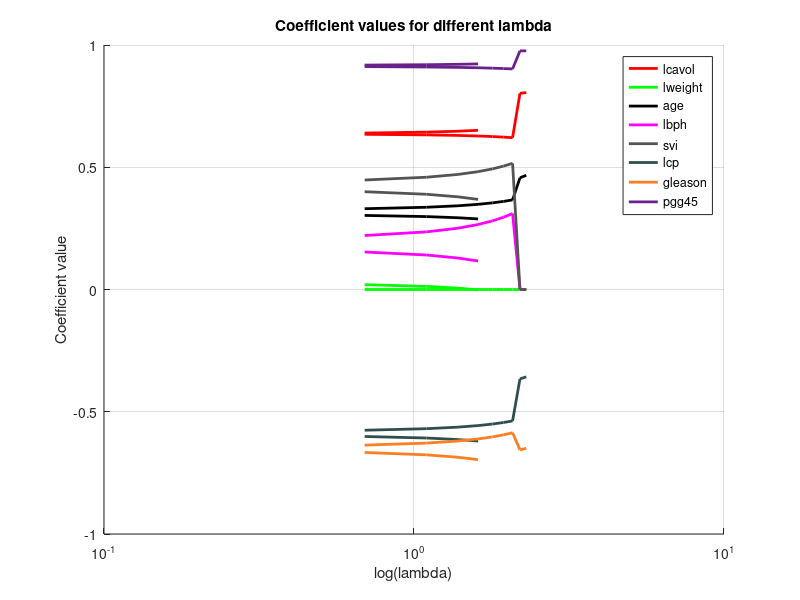
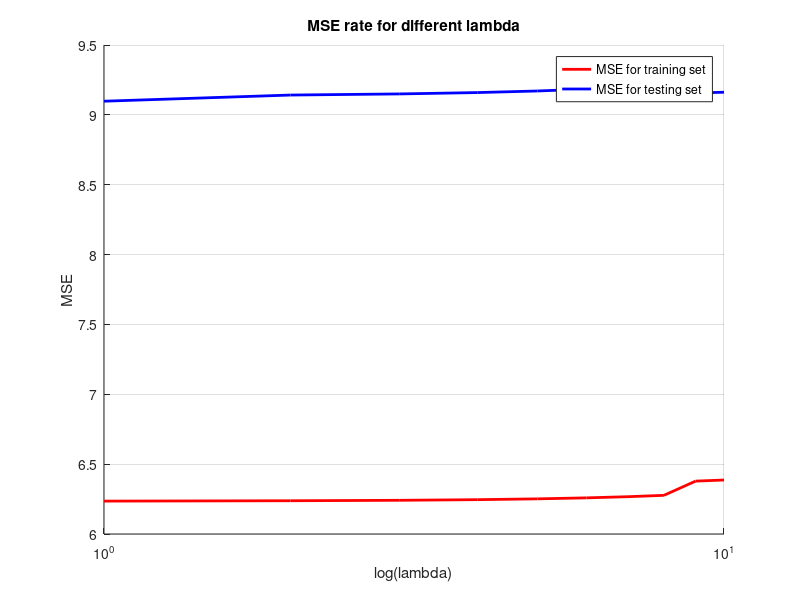
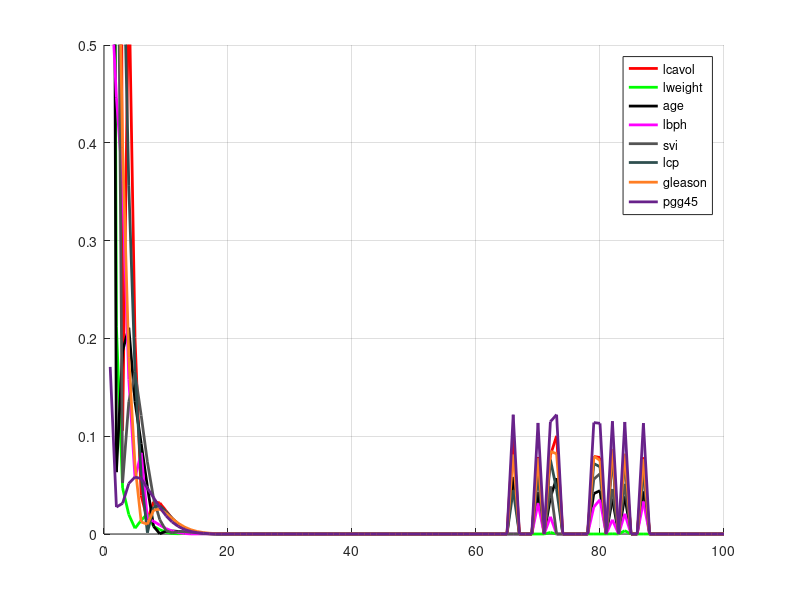
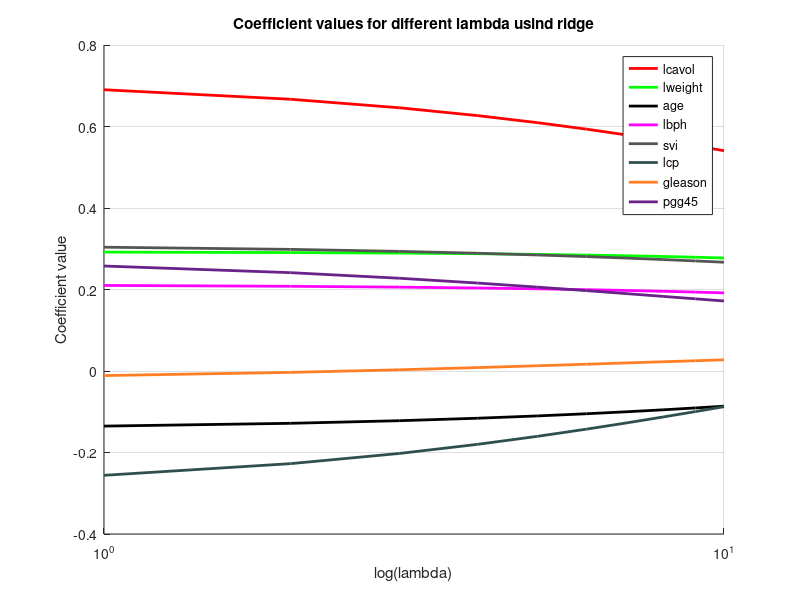

Reproduce these figures in MATLAB, in order.
%% Init
clear;
clc;
close all;

fprintf('Running matlab3 part 4...\n');
t1 = clock;

colors = {'r', 'g', 'k', 'm', [.328,.328,.328], [.183, .308, .308], [1,.496, .140], [.406,.132,.542]};
MAX_ITERATIONS = 100;


%% Load data
fprintf('Loading prostateStnd.mat...\t');
t2 = clock;
load('prostateStnd.mat');
fprintf('Done. (%.2fs)\n', etime(clock, t2));


%% part a

[N, P] = size(Xtrain);
all_B = zeros(length(-5:10), P);
avg_B = zeros(MAX_ITERATIONS+1, P);

for lambda = -5:10
    B = zeros(MAX_ITERATIONS+1, P);
    B(1,:) = ones(1,P);
    iterations = 1;
    converged = 0;

    while (iterations <= MAX_ITERATIONS) && (converged == 0)
        iterations = iterations + 1;
        B(iterations, :) = B(iterations-1,:);
        
        for i = 1:P
            x_i = Xtrain(:,i);
            y_i = (ytrain - Xtrain*B(iterations,:)') + (x_i .* B(iterations, i));
            val = x_i' * y_i;
            
            if val < -1*lambda
                B(iterations, i) = (val + lambda)/(x_i'*x_i); 
            elseif val > lambda
                B(iterations, i) = (val + lambda)/(x_i'*x_i);
            else
                B(iterations, i) = 0;
            end
        end
        b_old = B(iterations-1,:);
        b_new = B(iterations, :);
        if isequal(b_old, b_new) == 1
            converged = 1;
        end
    end
    if iterations > MAX_ITERATIONS
        iterations = MAX_ITERATIONS;
    end
    all_B(lambda+6,:) = B(iterations,:);
    avg_B = avg_B + B;
end

figure(1);
hold on
grid on
plots = zeros(8,1);
lambda = -5:10;
for i = 1:8
    plots(i) = semilogx(log(lambda), all_B(:,i), 'Color', colors{i}, 'LineWidth', 2);
end
title('Coefficient values for different lambda');
xlabel('log(lambda)');
ylabel('Coefficient value');
legend(plots, 'lcavol', 'lweight', 'age', 'lbph', 'svi', 'lcp', 'gleason', 'pgg45')
hold off

y_pred_train = zeros(length(ytrain), length(lambda));
y_pred_test = zeros(length(ytest), length(lambda));

MSE_train = zeros(length(lambda), 1);
MSE_test = zeros(length(lambda), 1);

for lambda = -5:10
    for i = 1:length(ytrain)
        y_pred_train(i, lambda+6) = Xtrain(i, :)*all_B(lambda+6, :)';
    end
    for i = 1:length(ytest)
        y_pred_test(i, lambda+6) = Xtest(i, :)*all_B(lambda+6,:)';
    end
    MSE_train(lambda+6) = sum(abs(y_pred_train(:,lambda+6) - ytrain).^2)/length(ytrain);
    MSE_test(lambda+6) = sum(abs(y_pred_test(:,lambda+6) - ytest).^2)/length(ytest);
end

figure(2);
hold on
grid on
lambda = -5:10;
p1 = semilogx(lambda, MSE_train, 'r', 'LineWidth', 2);
p2 = semilogx(lambda, MSE_test, 'b', 'LineWidth', 2);
title('MSE rate for different lambda');
xlabel('log(lambda)');
ylabel('MSE');
legend([p1,p2], 'MSE for training set', 'MSE for testing set');
hold off

avg_B = abs(avg_B ./ 8);
avg_B_diff = zeros(MAX_ITERATIONS, P);
for i = 1:MAX_ITERATIONS
    avg_B_diff(i, :) = abs(avg_B(i+1,:) - avg_B(i, :));
end
figure(3);
hold on
grid on
plots = zeros(8,1);
for i = 1:8
    plots(i) = plot(1:MAX_ITERATIONS, avg_B_diff(:,i), 'Color', colors{i}, 'LineWidth', 2);
end
legend(plots, 'lcavol', 'lweight', 'age', 'lbph', 'svi', 'lcp', 'gleason', 'pgg45')
ylim([0 0.5]);
hold off

%% part c
lambda = -5:10;
ridge_B = zeros(length(lambda), P);

for i = 1:length(lambda)
    ridge_B(i, :) = ridge(ytrain, Xtrain, lambda(i));
end
figure(4);
hold on
grid on
plots = zeros(8,1);
for i = 1:8
    plots(i) = semilogx(lambda, ridge_B(:,i), 'Color', colors{i}, 'LineWidth', 2);
end
title('Coefficient values for different lambda usind ridge');
xlabel('log(lambda)');
ylabel('Coefficient value');
legend(plots, 'lcavol', 'lweight', 'age', 'lbph', 'svi', 'lcp', 'gleason', 'pgg45')
hold off

y_pred_train = zeros(length(ytrain), length(lambda));
y_pred_test = zeros(length(ytest), length(lambda));

MSE_train_ridge = zeros(length(lambda), 1);
MSE_test_ridge = zeros(length(lambda), 1);

for lambda = -5:10
    for i = 1:length(ytrain)
        y_pred_train(i, lambda+6) = Xtrain(i, :)*ridge_B(lambda+6, :)';
    end
    for i = 1:length(ytest)
        y_pred_test(i, lambda+6) = Xtest(i, :)*ridge_B(lambda+6,:)';
    end
    MSE_train_ridge(lambda+6) = sum(abs(y_pred_train(:,lambda+6) - ytrain).^2)/length(ytrain);
    MSE_test_ridge(lambda+6) = sum(abs(y_pred_test(:,lambda+6) - ytest).^2)/length(ytest);
end

figure(5);
hold on
grid on
lambda = -5:10;
p1 = semilogx(lambda, MSE_train_ridge, 'r', 'LineWidth', 2);
p2 = semilogx(lambda, MSE_test_ridge, 'b', 'LineWidth', 2);
title('MSE rate for different lambda using ridge');
xlabel('log(lambda)');
ylabel('MSE');
legend([p1,p2], 'MSE for training set', 'MSE for testing set');
hold off


%% Complete
fprintf('matlab3-4 done. (%.2fs)\n', etime(clock,t1));